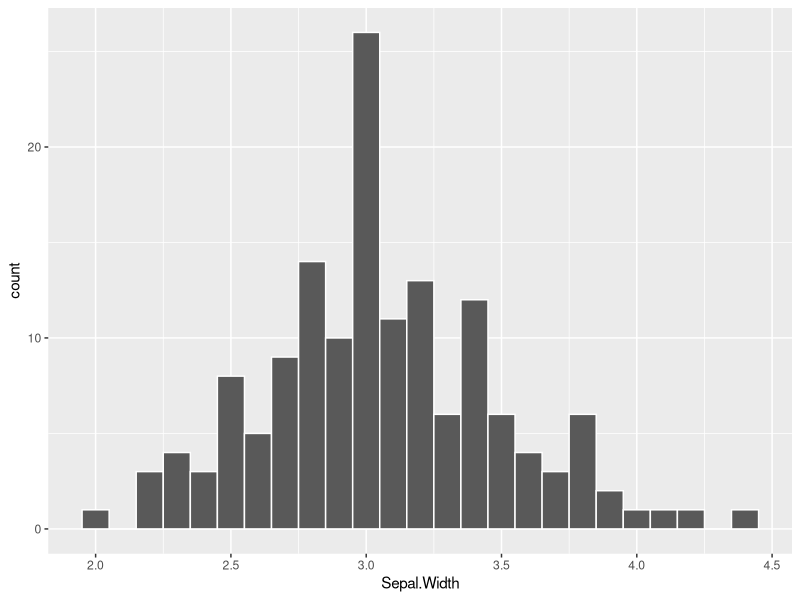
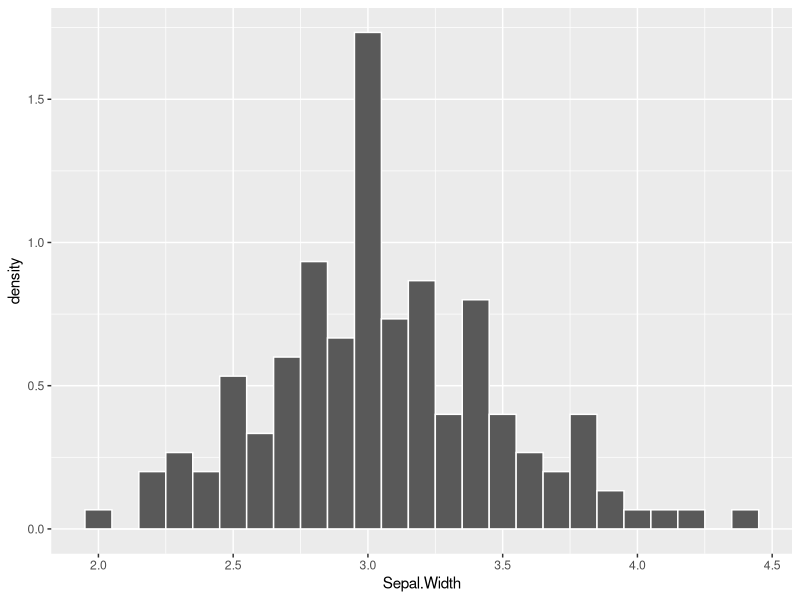
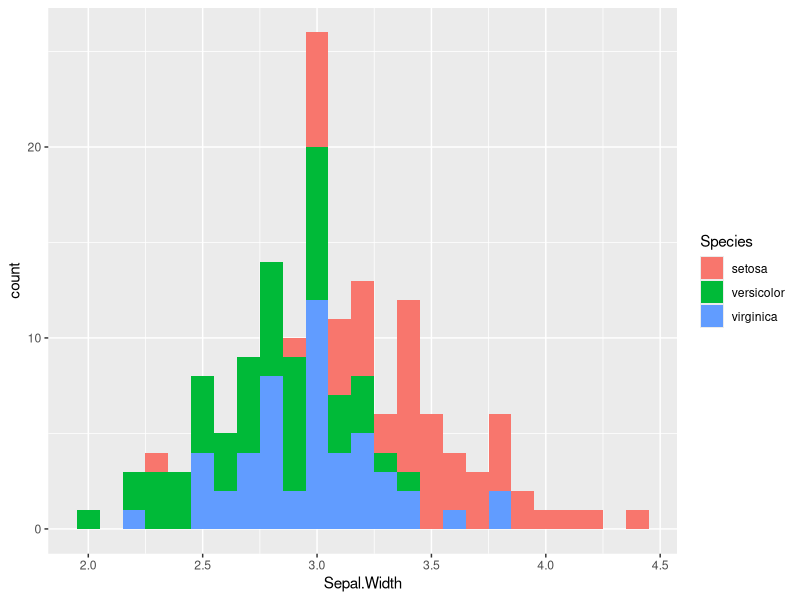
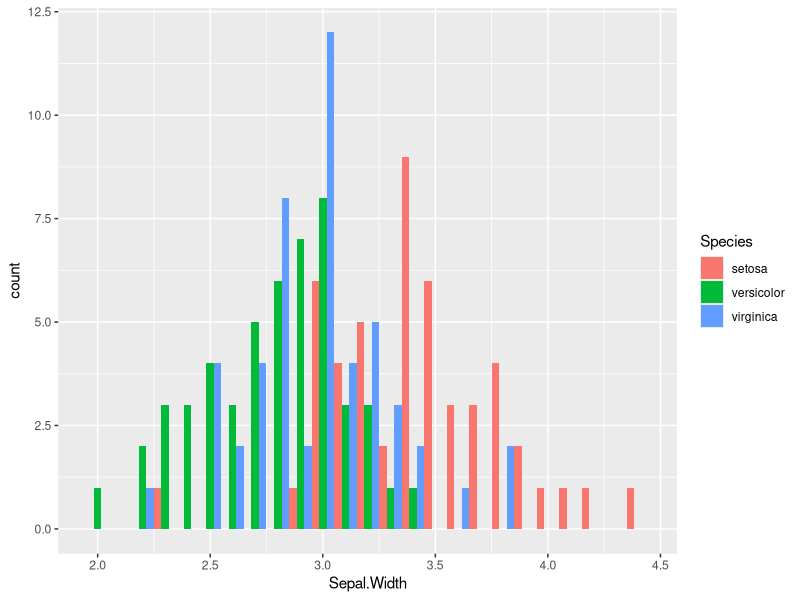
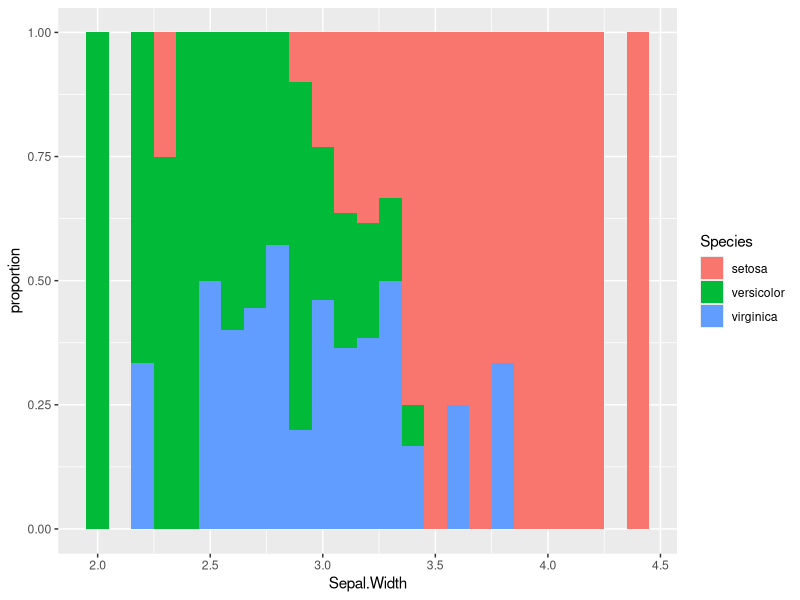
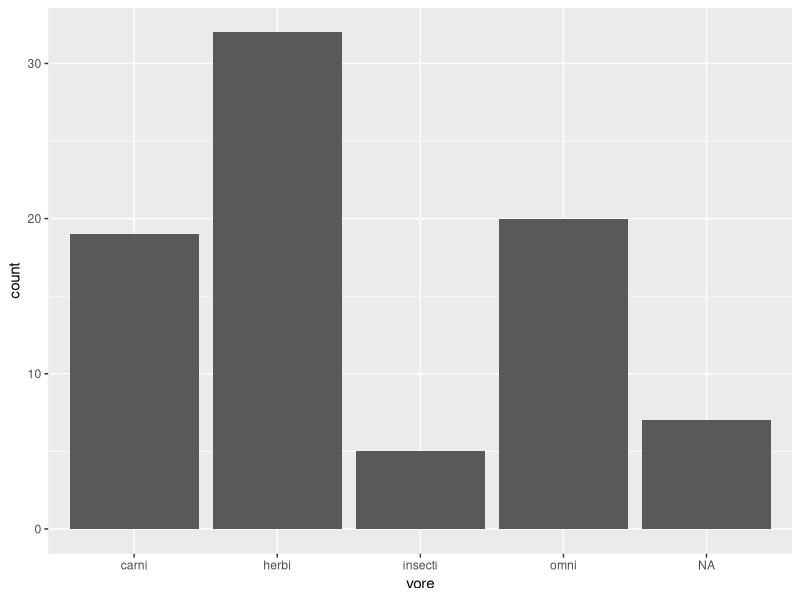

Reproduce these figures in R, in order. (Note: this script raises an error after producing the figures.)
#================================================================================
# ggplot: Chapter 4 : Geometries: Bar Plots
#================================================================================
# VIDEO 1: Bar Plots
library(ggplot2)
library(datasets)
library(MASS)
#================================================================================
# Histogram: doesn't plot data, plots bins 
ggplot(iris, aes(Sepal.Width))+ # specify a single aesthetic x
  geom_histogram(col = "white", binwidth = 0.1) # col for border, binwidth for bins 
  # range/30 = 0.08 default binwidth
  # x axis shows intervals not actual values, y axis shows absolute count of each bin
  # what portion of the total is represented in each bin? Frequency or Density 
  # no space between bars to emphasize that this is a representation of an underlying continous dist

# Denisty : Nothing changes except y label 
ggplot(iris, aes(Sepal.Width))+ # 
  geom_histogram(col = "white", binwidth = 0.1,aes(y =  ..density..))
                                                  # .. .. tell R it's internal data
# stack 
ggplot(iris, aes(Sepal.Width, fill = Species))+ # use fill aesthetic because dealing with shapes 
  geom_histogram(binwidth = 0.1, position = "stack") # stack is default 

# dodge 
ggplot(iris, aes(Sepal.Width, fill = Species))+ # use fill aesthetic because dealing with shapes 
  geom_histogram(binwidth = 0.1, position = "dodge") # offsets each data point 

# dodge 
ggplot(iris, aes(Sepal.Width, fill = Species))+ # use fill aesthetic because dealing with shapes 
  geom_histogram(binwidth = 0.1, position = "fill")+ # normalizes each bin to represent 
  ylab("proportion")                                 # a proportion of all observations in each bin 

#================================================================================
# Bar Plot: absolute counts or distributions
ggplot(msleep, aes(vore))+
  geom_bar(stat = "count") # default

# NONE OF THIS STUFF WORKED SO I MADE IT MYSELF
#================================================================================
detach("package:dplyr", unload = T)
library(reshape)
library(plyr)
iris_melted <- melt(iris, value.name = "Value",
                    variable.name = "Measure")
head(iris$Species)
head(iris_melted)
iris_summ <- ddply(iris_melted[iris_melted$Measure == "Sepal.Width",],
                   "Species", summarize(), avg = mean(Value),
                   stdev = sd(Value))
str(iris_summ)
#================================================================================
# NONE OF THIS^ STUFF WORKED SO I MADE IT MYSELF

iris_summ2 <- data.frame(Species = rbind("setosa", "versicolor","virginica"), avg = c(3.43, 2.77,2.97), 
                         stdev = c(0.379,0.314,0.322))

str(iris_summ2)

ggplot(iris_summ2, aes(x= Species , y = avg))+
  geom_bar(stat = "identity", fill = "grey50")+
  geom_errorbar(aes(ymin = avg - stdev, ymax = avg + stdev),
                width = 0.2)

# DINAMITE PLOTS : STRONGLY DISCOURAGED FOR VARIOUS REASONS 


#================================================================================
# Histograms 

# Make a univariate histogram
ggplot(mtcars, aes(x = mpg))+
  geom_histogram()

# Change the bin width to 1
ggplot(mtcars, aes(x = mpg))+
  geom_histogram(binwidth = 1)

# Change the y aesthetic to density
ggplot(mtcars, aes(mpg))+
  geom_histogram(binwidth = 1, 
                 aes(y = ..density..))

# Custom color code
myBlue <- "#377EB8"

# Change the fill color to myBlue
ggplot(mtcars, aes(mpg))+
  geom_histogram(binwidth = 1,
                 aes(y = ..density..,
                     fill = "#377EB8"))

#================================================================================
# 2) Position
mtcars$am <- factor(mtcars$am) 
# Draw a bar plot of cyl, filled according to am
ggplot(mtcars, aes(x= cyl, fill = am))+
  geom_bar()

# Change the position argument to stack
ggplot(mtcars, aes(cyl, fill = am))+
  geom_bar(position = "stack")

# Change the position argument to fill
ggplot(mtcars, aes(cyl, fill = am))+
  geom_bar(position = "fill")

# Change the position argument to dodge
ggplot(mtcars, aes(cyl, fill = am))+
  geom_bar(position = "dodge")

#================================================================================
# 3) Overlapping barplots 
# Draw a bar plot of cyl, filled according to am
ggplot(mtcars, aes(cyl, fill = am))+
  geom_bar()

# Change the position argument to "dodge"
ggplot(mtcars, aes(cyl, fill = am))+
  geom_bar(position = "dodge")

# Define posn_d with position_dodge()
posn_d <- position_dodge(0.2)

# Change the position argument to posn_d
ggplot(mtcars, aes(cyl, fill = am))+
  geom_bar(position = posn_d)

# Use posn_d as position and adjust alpha to 0.6

ggplot(mtcars, aes(cyl, fill = am))+
  geom_bar(position = posn_d, aes(alpha = 0.6))


#================================================================================
# 3) Overlapping histograms
mtcars$cyl <- factor(mtcars$cyl)

# A basic histogram, add coloring defined by cyl 
ggplot(mtcars, aes(mpg, fill = cyl)) +
  geom_histogram(binwidth = 1)

# Change position to identity 
ggplot(mtcars, aes(mpg, fill = cyl)) +
  geom_histogram(binwidth = 1, 
                 position = "identity")

# Change geom to freqpoly (position is identity by default) 
ggplot(mtcars, aes(mpg, col = cyl)) +
  geom_freqpoly(binwidth = 1)

#================================================================================
# 4) Bar plots with color ramp, part 1
library(car)
# Example of how to use a brewed color palette
ggplot(mtcars, aes(x = cyl, fill = am)) +
  geom_bar() +
  scale_fill_brewer(palette = "Set1")

# Use str() on Vocab to check out the structure
str(Vocab)

# Plot education on x and vocabulary on fill
Vocab$vocabulary <- factor(Vocab$vocabulary)
# Use the default brewed color palette
ggplot(Vocab, aes(x = education, 
                  fill = vocabulary)) +
  geom_bar(position = "fill") +
  scale_fill_brewer()

#================================================================================
# 4) Bar plots with color ramp, part 2
#In the previous exercise, we ended up with an incomplete bar plot. 
#The default brewer function, scale_fill_brewer(), didn't generate enough blue values.

#In this exercise, you'll manually create a color brewer 
# that can generate enough blue values to fill up the bars for all values.
library(RColorBrewer)

# Definition of a set of blue colors
blues <- brewer.pal(9, "Blues")

# Make a color range using colorRampPalette() and the set of blues
blue_range <- colorRampPalette(blues)

# Use blue_range to adjust the color of the bars, use scale_fill_manual()
ggplot(Vocab, aes(x = education, 
                  fill = vocabulary)) +
  geom_bar(position = "fill") +
  scale_fill_manual(values  = blue_range(11))

#The default color palette is "Blues". Since we have 11 categories 
# but there are only 9 colors in this palette, our plot looked strange. 

# To adjust the number of colors, we'll use a function, colorRampPalette(), 
# to define a better color palette ramp. Use this function with blues, 
# a set of blue colors which has been formed for you. 

# Assign it to blue_range. colorRampPalette() generates a function, 
# so when we call our object blue_range, we have to specify the number of colors 
# we want from the range of values.
#================================================================================
# 5) Overlapping histograms (2)

# Basic histogram plot command
ggplot(mtcars, aes(mpg)) + 
  geom_histogram(binwidth = 1)

# Expand the histogram to fill using am
ggplot(mtcars, aes(mpg, fill = am)) + 
  geom_histogram(binwidth = 1)

# Change the position argument to "dodge"
ggplot(mtcars, aes(mpg, fill = am)) + 
  geom_histogram(binwidth = 1, 
                 position = "dodge")

# Change the position argument to "fill"
ggplot(mtcars, aes(mpg, fill = am)) + 
  geom_histogram(binwidth = 1, 
                 position = "fill")

# Change the position argument to "identity" and set alpha to 0.4
ggplot(mtcars, aes(mpg, fill = am)) + 
  geom_histogram(binwidth = 1, 
                 position = "identity", alpha = 0.4)

# Change fill to cyl
ggplot(mtcars, aes(mpg, fill = cyl)) + 
  geom_histogram(binwidth = 1, 
                 position = "identity", alpha = 0.4)
